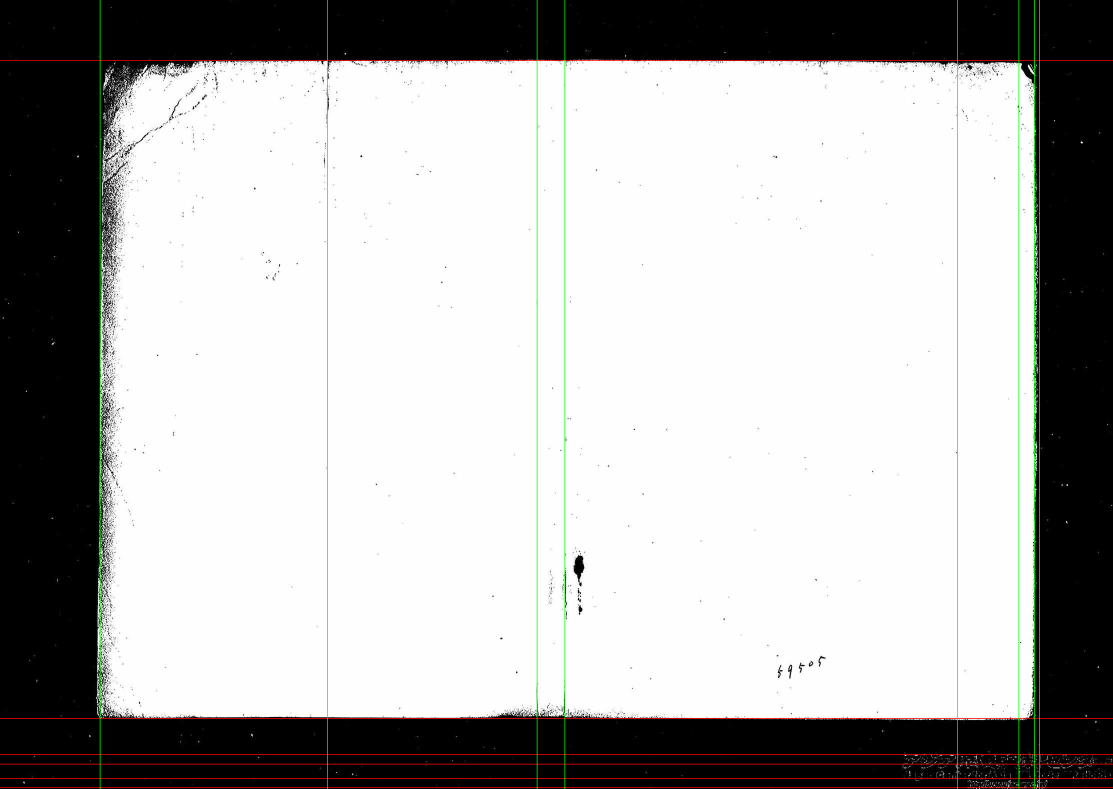
#> input picture debug_table_v4_page_001.png, 4450 x 3154 px (shown at 1/4 size)
$ python -i fixed_rules.py   (imports and definitions only)
#> lines starting #> are read from the running program, lines starting #| are printed output that depends on the picture; after the words box and inside, x2 and y2 are one past the last pixel; in counts of white or black regions, pixels touching at a corner belong together
"""
Fixed-rule utilities for OCR pipeline:
- Band splitting (header/body/footer)
- Table heuristic detection
- OCR TSV quality scoring
- Variant table generation from corpus + Unihan_Variants
"""

from __future__ import annotations

import argparse
import csv
import json
import re
import unicodedata
from collections import Counter
from dataclasses import dataclass
from pathlib import Path
from typing import Dict, Iterable, List, Tuple, TYPE_CHECKING

if TYPE_CHECKING:
    import numpy as np


@dataclass(frozen=True)
class BandSplit:
    head: Path
    body: Path
    foot: Path


def _ensure_dir(path: Path) -> None:
    path.mkdir(parents=True, exist_ok=True)


# [54 lines left out: functions split_fixed_bands, _line_density, not called in this run]


def _ocr_text_for_heuristics(gray: "np.ndarray") -> str:
    import pytesseract

    config = "--oem 1 --psm 6"
    return pytesseract.image_to_string(gray, lang="jpn", config=config)


def detect_table_heuristic(
    image_path: Path,
    text: str | None = None,
    digit_ratio_threshold: float = 0.2,
    whitespace_ratio_threshold: float = 0.05,
    line_ratio_threshold: float = 0.01,
) -> Tuple[bool, Dict[str, float]]:
#> called with image_path = 'debug_table_v4_page_001.png', digit_ratio_threshold = 0.2, whitespace_ratio_threshold = 0.05, line_ratio_threshold = 0.01
    import cv2

    img = cv2.imread(str(image_path), cv2.IMREAD_UNCHANGED)
#> img is the input picture: shape (3154, 4450, 3); mean B, G, R 174.9, 176.2, 176.3
    if img is None:
        raise ValueError(f"Failed to read image: {image_path}")

    gray = cv2.cvtColor(img, cv2.COLOR_BGR2GRAY) if img.ndim == 3 else img
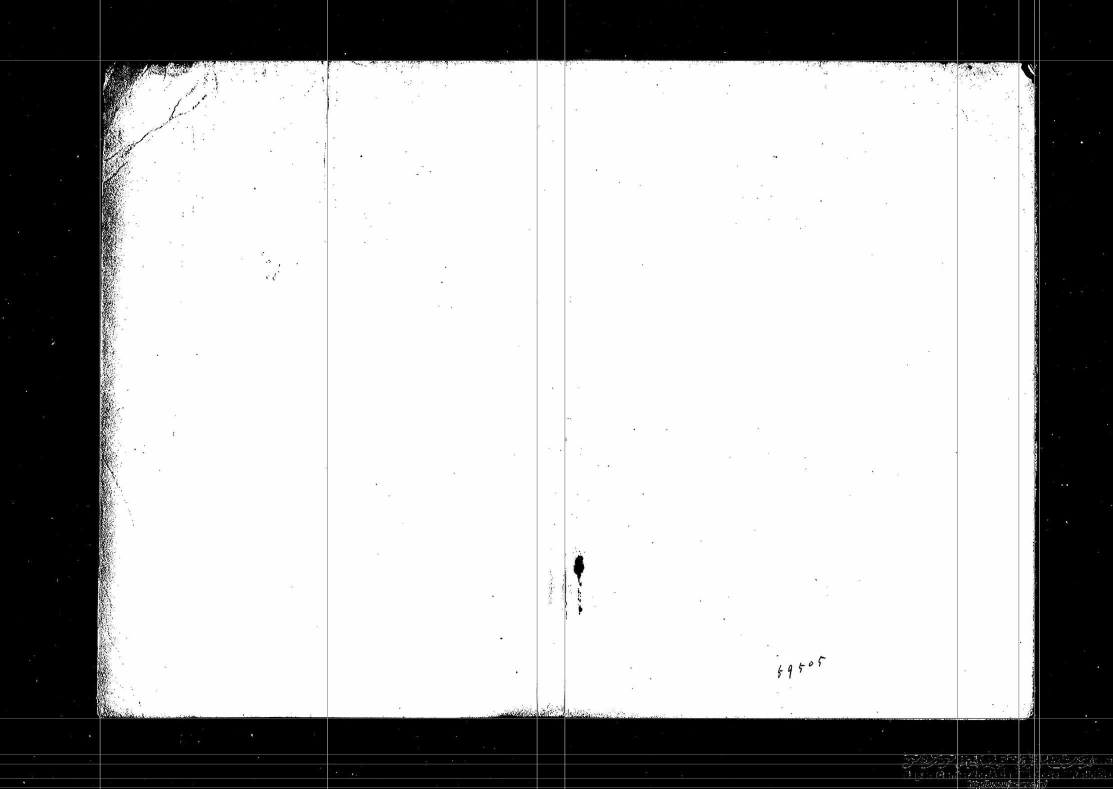
#> gray: shape (3154, 4450) (shown at 1/4 size); min 0, max 255, mean 176.1
    _, binary = cv2.threshold(gray, 0, 255, cv2.THRESH_BINARY_INV | cv2.THRESH_OTSU)
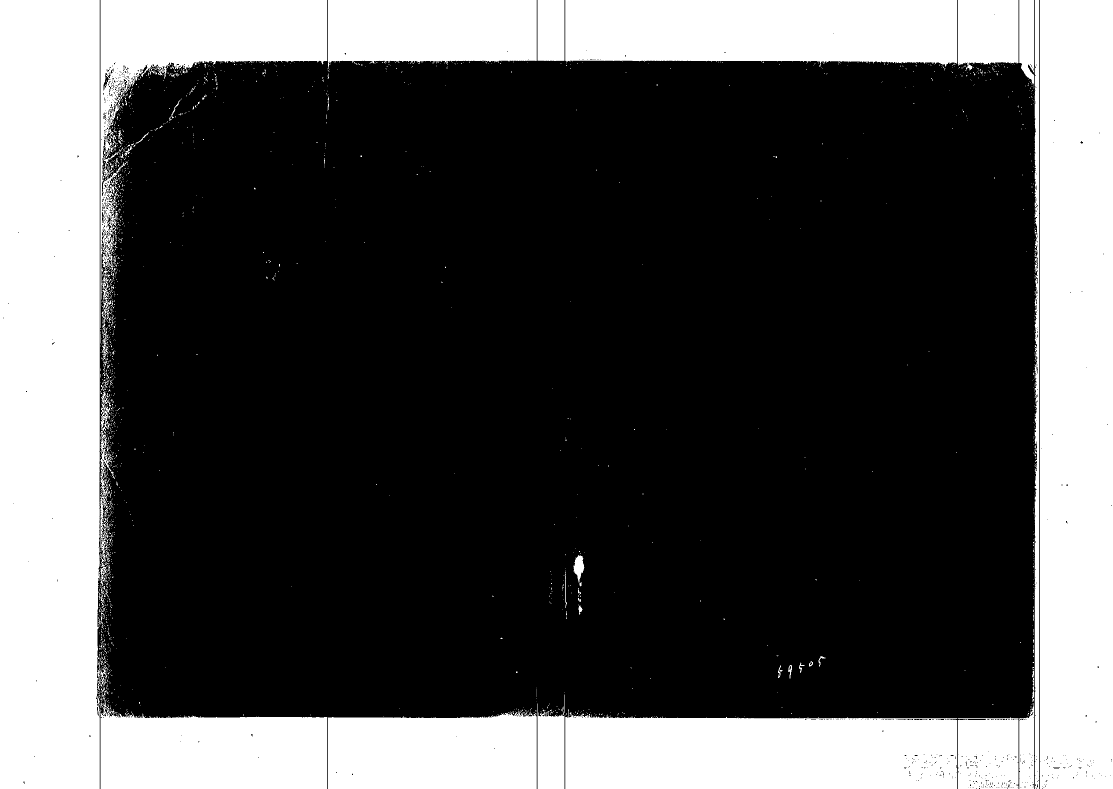
#> binary: shape (3154, 4450) (shown at 1/4 size); 30.6% white; 1913 white regions (1506 under 20 px), largest, box (x1, y1, x2, y2) and area: (0, 0, 399, 3154) 1253762, (4160, 0, 4450, 3154) 913786, (2261, 2854, 3829, 3154) 441189

    if text is None:
        text = _ocr_text_for_heuristics(gray)

    stripped = re.sub(r"\s+", "", text)
    total_chars = max(len(stripped), 1)
    digit_ratio = sum(ch.isdigit() for ch in stripped) / total_chars

    whitespace_matches = list(re.finditer(r" {2,}", text))
    whitespace_chars = sum(len(match.group(0)) for match in whitespace_matches)
    whitespace_ratio = whitespace_chars / max(len(text), 1)

    line_ratio = _line_density(binary)

    is_table = (
        digit_ratio >= digit_ratio_threshold
        or whitespace_ratio >= whitespace_ratio_threshold
        or line_ratio >= line_ratio_threshold
    )

    metrics = {
        "digit_ratio": digit_ratio,
        "whitespace_ratio": whitespace_ratio,
        "line_ratio": line_ratio,
    }

    return is_table, metrics


def choose_body_psm(is_table: bool) -> int:
    return 6 if is_table else 5


# [51 lines left out: functions _is_blank_like, score_tsv, _iter_texts, not called in this run]


def character_frequencies(text: str) -> Counter:
    return Counter(ch for ch in text if not ch.isspace())


# [8 lines left out: function _is_variant_like, not called in this run]


def select_candidate_chars(freqs: Counter, top_n: int = 500) -> List[str]:
    return [char for char, _ in freqs.most_common(top_n)]


# [37 lines left out: functions load_unihan_variants, build_variant_map, not called in this run]


def write_variants_tsv(mapping: Dict[str, str], output_path: Path) -> None:
    lines = [f"{src}\t{dst}" for src, dst in mapping.items()]
    output_path.write_text("\n".join(lines) + ("\n" if lines else ""), encoding="utf-8")


# [30 lines left out: functions generate_variants_from_corpus, _command_split_bands, not called in this run]


def _command_score_tsv(args: argparse.Namespace) -> None:
    result = score_tsv(Path(args.tsv))
    print(json.dumps(result, ensure_ascii=False))


# [45 lines left out: functions _command_generate_variants, build_parser, main, not called in this run]


# [2 lines not run here, left out]

#> (the run stopped early here; a loop or call above may not have finished)

$ run again, on page_3.png
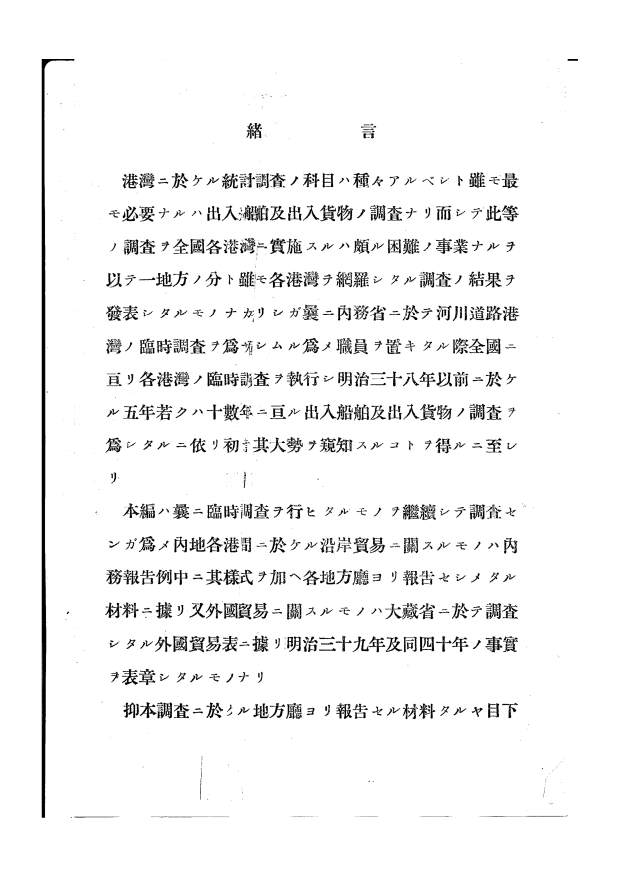
#> input picture page_3.png, 1240 x 1755 px (shown at 1/2 size)
#> in detect_table_heuristic, img is the input picture: shape (1755, 1240, 3); min 0, max 255, mean 243.5
#> in detect_table_heuristic, `_, binary = cv2.threshold(gray, 0, 255, cv2.THRESH_BINARY_INV | cv2.TH..`:
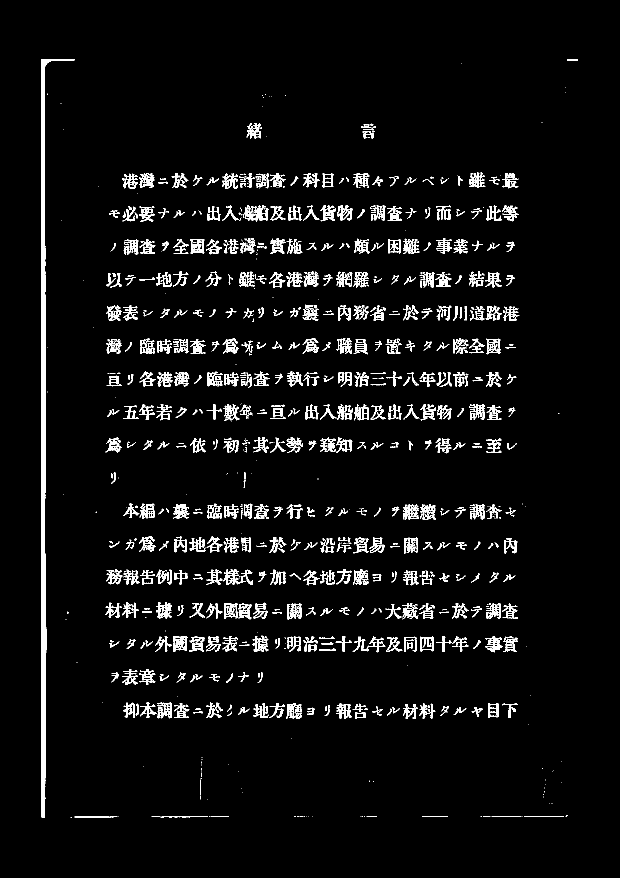
#> binary: shape (1755, 1240) (shown at 1/2 size); 4.9% white; 1114 white regions (441 under 20 px), largest, box (x1, y1, x2, y2) and area: (83, 118, 149, 1636) 11898, (806, 1009, 838, 1039) 525, (312, 1204, 344, 1238) 504
